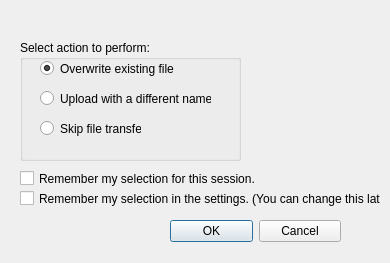
<?xml version="1.0" encoding="UTF-8"?>
<ui version="4.0">
 <class>fileExistsView</class>
 <widget class="QDialog" name="fileExistsView">
  <property name="geometry">
   <rect>
    <x>0</x>
    <y>0</y>
    <width>390</width>
    <height>263</height>
   </rect>
  </property>
  <property name="windowTitle">
   <string>File Already Exists</string>
  </property>
  <property name="windowIcon">
   <iconset resource="resources.qrc">
    <normaloff>:/alienIcon/images/icon.png</normaloff>:/alienIcon/images/icon.png</iconset>
  </property>
  <widget class="QWidget" name="layoutWidget">
   <property name="geometry">
    <rect>
     <x>150</x>
     <y>210</y>
     <width>191</width>
     <height>42</height>
    </rect>
   </property>
   <layout class="QHBoxLayout" name="horizontalLayout">
    <property name="spacing">
     <number>6</number>
    </property>
    <property name="leftMargin">
     <number>0</number>
    </property>
    <property name="topMargin">
     <number>0</number>
    </property>
    <property name="rightMargin">
     <number>0</number>
    </property>
    <property name="bottomMargin">
     <number>0</number>
    </property>
    <item>
     <spacer>
      <property name="orientation">
       <enum>Qt::Vertical</enum>
      </property>
      <property name="sizeHint" stdset="0">
       <size>
        <width>20</width>
        <height>40</height>
       </size>
      </property>
     </spacer>
    </item>
    <item>
     <widget class="QPushButton" name="okButton">
      <property name="text">
       <string>OK</string>
      </property>
      <property name="autoDefault">
       <bool>true</bool>
      </property>
     </widget>
    </item>
    <item>
     <widget class="QPushButton" name="cancelButton">
      <property name="text">
       <string>Cancel</string>
      </property>
     </widget>
    </item>
   </layout>
  </widget>
  <widget class="QGroupBox" name="groupBox">
   <property name="geometry">
    <rect>
     <x>20</x>
     <y>40</y>
     <width>221</width>
     <height>121</height>
    </rect>
   </property>
   <property name="title">
    <string>Select action to perform:</string>
   </property>
   <widget class="QRadioButton" name="overwriteRadioButton">
    <property name="geometry">
     <rect>
      <x>20</x>
      <y>20</y>
      <width>171</width>
      <height>17</height>
     </rect>
    </property>
    <property name="text">
     <string>Overwrite existing file</string>
    </property>
    <property name="checked">
     <bool>true</bool>
    </property>
   </widget>
   <widget class="QRadioButton" name="differentNameRadioButton">
    <property name="geometry">
     <rect>
      <x>20</x>
      <y>50</y>
      <width>171</width>
      <height>17</height>
     </rect>
    </property>
    <property name="text">
     <string>Upload with a different name</string>
    </property>
   </widget>
   <widget class="QRadioButton" name="skipFileRadioButton">
    <property name="geometry">
     <rect>
      <x>20</x>
      <y>80</y>
      <width>101</width>
      <height>17</height>
     </rect>
    </property>
    <property name="text">
     <string>Skip file transfer</string>
    </property>
   </widget>
  </widget>
  <widget class="QLabel" name="fileExistsLabel">
   <property name="geometry">
    <rect>
     <x>20</x>
     <y>10</y>
     <width>311</width>
     <height>21</height>
    </rect>
   </property>
   <property name="text">
    <string/>
   </property>
  </widget>
  <widget class="QCheckBox" name="temporaryCheckbox">
   <property name="geometry">
    <rect>
     <x>20</x>
     <y>170</y>
     <width>311</width>
     <height>17</height>
    </rect>
   </property>
   <property name="text">
    <string>Remember my selection for this session.</string>
   </property>
  </widget>
  <widget class="QCheckBox" name="permanentCheckbox">
   <property name="geometry">
    <rect>
     <x>20</x>
     <y>190</y>
     <width>361</width>
     <height>17</height>
    </rect>
   </property>
   <property name="text">
    <string>Remember my selection in the settings. (You can change this later)</string>
   </property>
  </widget>
 </widget>
 <resources>
  <include location="resources.qrc"/>
 </resources>
 <connections>
  <connection>
   <sender>okButton</sender>
   <signal>clicked()</signal>
   <receiver>fileExistsView</receiver>
   <slot>accept()</slot>
   <hints>
    <hint type="sourcelabel">
     <x>351</x>
     <y>38</y>
    </hint>
    <hint type="destinationlabel">
     <x>233</x>
     <y>29</y>
    </hint>
   </hints>
  </connection>
 </connections>
</ui>
